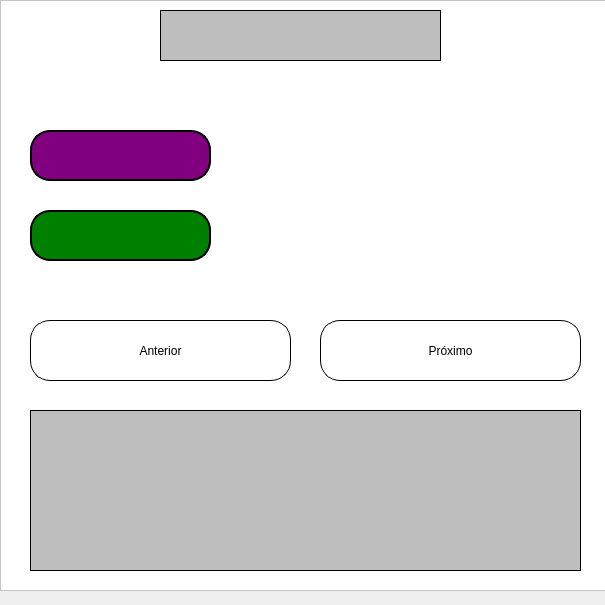
<?xml version="1.0" encoding="UTF-8"?>
<ui version="4.0">
 <class>pokedex</class>
 <widget class="QMainWindow" name="pokedex">
  <property name="geometry">
   <rect>
    <x>0</x>
    <y>0</y>
    <width>605</width>
    <height>605</height>
   </rect>
  </property>
  <property name="sizePolicy">
   <sizepolicy hsizetype="Fixed" vsizetype="Fixed">
    <horstretch>0</horstretch>
    <verstretch>0</verstretch>
   </sizepolicy>
  </property>
  <property name="minimumSize">
   <size>
    <width>605</width>
    <height>605</height>
   </size>
  </property>
  <property name="maximumSize">
   <size>
    <width>605</width>
    <height>600</height>
   </size>
  </property>
  <property name="windowTitle">
   <string>MainWindow</string>
  </property>
  <property name="windowIcon">
   <iconset>
    <normaloff>../../img/pokeball.ico</normaloff>../../img/pokeball.ico</iconset>
  </property>
  <property name="tabShape">
   <enum>QTabWidget::Triangular</enum>
  </property>
  <widget class="QWidget" name="centralwidget">
   <widget class="QFrame" name="FramePrincipal">
    <property name="geometry">
     <rect>
      <x>0</x>
      <y>0</y>
      <width>621</width>
      <height>591</height>
     </rect>
    </property>
    <property name="sizePolicy">
     <sizepolicy hsizetype="Expanding" vsizetype="Expanding">
      <horstretch>0</horstretch>
      <verstretch>0</verstretch>
     </sizepolicy>
    </property>
    <property name="autoFillBackground">
     <bool>false</bool>
    </property>
    <property name="styleSheet">
     <string notr="true">background-color:#FFFFFF</string>
    </property>
    <property name="frameShape">
     <enum>QFrame::StyledPanel</enum>
    </property>
    <property name="frameShadow">
     <enum>QFrame::Raised</enum>
    </property>
    <widget class="QLabel" name="LbImagem">
     <property name="geometry">
      <rect>
       <x>320</x>
       <y>70</y>
       <width>220</width>
       <height>220</height>
      </rect>
     </property>
     <property name="styleSheet">
      <string notr="true"/>
     </property>
     <property name="text">
      <string/>
     </property>
     <property name="pixmap">
      <pixmap>img/pokemons/bulbasaur.png</pixmap>
     </property>
     <property name="alignment">
      <set>Qt::AlignCenter</set>
     </property>
    </widget>
    <widget class="QLabel" name="LbTipo1">
     <property name="geometry">
      <rect>
       <x>30</x>
       <y>130</y>
       <width>181</width>
       <height>51</height>
      </rect>
     </property>
     <property name="styleSheet">
      <string notr="true">border: 2px solid black;
border-radius: 20px;
background-color: purple
</string>
     </property>
     <property name="text">
      <string/>
     </property>
     <property name="textFormat">
      <enum>Qt::AutoText</enum>
     </property>
     <property name="alignment">
      <set>Qt::AlignCenter</set>
     </property>
    </widget>
    <widget class="QLabel" name="LbTipo2">
     <property name="geometry">
      <rect>
       <x>30</x>
       <y>210</y>
       <width>181</width>
       <height>51</height>
      </rect>
     </property>
     <property name="styleSheet">
      <string notr="true">border: 2px solid black;
border-radius: 20px;
background-color: green

</string>
     </property>
     <property name="text">
      <string/>
     </property>
     <property name="alignment">
      <set>Qt::AlignCenter</set>
     </property>
    </widget>
    <widget class="QPushButton" name="BtnPrevious">
     <property name="geometry">
      <rect>
       <x>30</x>
       <y>320</y>
       <width>261</width>
       <height>61</height>
      </rect>
     </property>
     <property name="styleSheet">
      <string notr="true">border: 1px solid black;
border-radius: 20px;</string>
     </property>
     <property name="text">
      <string>Anterior</string>
     </property>
    </widget>
    <widget class="QPushButton" name="BtnNext">
     <property name="geometry">
      <rect>
       <x>320</x>
       <y>320</y>
       <width>261</width>
       <height>61</height>
      </rect>
     </property>
     <property name="styleSheet">
      <string notr="true">border: 1px solid black;
border-radius: 20px;</string>
     </property>
     <property name="text">
      <string>Próximo</string>
     </property>
    </widget>
    <widget class="QLabel" name="LbDescricao">
     <property name="geometry">
      <rect>
       <x>30</x>
       <y>410</y>
       <width>551</width>
       <height>161</height>
      </rect>
     </property>
     <property name="styleSheet">
      <string notr="true">border: 1px solid black;
padding: 15px;
background-color: #BEBEBE</string>
     </property>
     <property name="text">
      <string/>
     </property>
     <property name="textFormat">
      <enum>Qt::PlainText</enum>
     </property>
     <property name="wordWrap">
      <bool>true</bool>
     </property>
    </widget>
    <widget class="QLabel" name="LbNome">
     <property name="geometry">
      <rect>
       <x>160</x>
       <y>10</y>
       <width>281</width>
       <height>51</height>
      </rect>
     </property>
     <property name="styleSheet">
      <string notr="true">border: 1px solid black;
font-size: 24px; 
font-weight: bold;
background-color: #BEBEBE;</string>
     </property>
     <property name="frameShape">
      <enum>QFrame::WinPanel</enum>
     </property>
     <property name="frameShadow">
      <enum>QFrame::Plain</enum>
     </property>
     <property name="text">
      <string/>
     </property>
     <property name="alignment">
      <set>Qt::AlignCenter</set>
     </property>
    </widget>
   </widget>
  </widget>
 </widget>
 <resources/>
 <connections/>
</ui>
